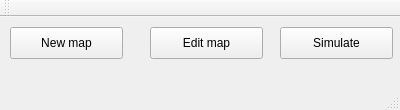
<?xml version="1.0" encoding="UTF-8"?>
<ui version="4.0">
 <class>MainWindow</class>
 <widget class="QMainWindow" name="MainWindow">
  <property name="geometry">
   <rect>
    <x>0</x>
    <y>0</y>
    <width>400</width>
    <height>110</height>
   </rect>
  </property>
  <property name="windowTitle">
   <string>MainWindow</string>
  </property>
  <widget class="QWidget" name="centralWidget">
   <widget class="QPushButton" name="newMapButton">
    <property name="geometry">
     <rect>
      <x>10</x>
      <y>10</y>
      <width>113</width>
      <height>32</height>
     </rect>
    </property>
    <property name="text">
     <string>New map</string>
    </property>
   </widget>
   <widget class="QPushButton" name="editMapButton">
    <property name="geometry">
     <rect>
      <x>150</x>
      <y>10</y>
      <width>113</width>
      <height>32</height>
     </rect>
    </property>
    <property name="text">
     <string>Edit map</string>
    </property>
   </widget>
   <widget class="QPushButton" name="simulateButton">
    <property name="geometry">
     <rect>
      <x>280</x>
      <y>10</y>
      <width>113</width>
      <height>32</height>
     </rect>
    </property>
    <property name="text">
     <string>Simulate</string>
    </property>
   </widget>
  </widget>
  <widget class="QMenuBar" name="menuBar">
   <property name="geometry">
    <rect>
     <x>0</x>
     <y>0</y>
     <width>400</width>
     <height>22</height>
    </rect>
   </property>
  </widget>
  <widget class="QToolBar" name="mainToolBar">
   <attribute name="toolBarArea">
    <enum>TopToolBarArea</enum>
   </attribute>
   <attribute name="toolBarBreak">
    <bool>false</bool>
   </attribute>
  </widget>
  <widget class="QStatusBar" name="statusBar"/>
 </widget>
 <layoutdefault spacing="6" margin="11"/>
 <resources/>
 <connections/>
</ui>
